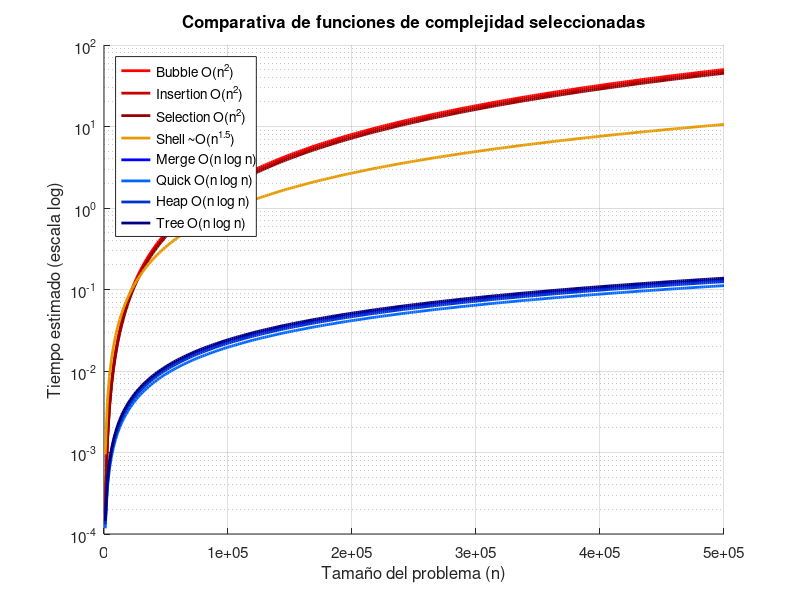

MATLAB code to generate this figure:
clear
clc
close all

% ================================
% Rango de n
% ================================
n = linspace(1000,500000,300);

% ================================
% MODELOS (SOLO TUS ALGORITMOS)
% ================================

% O(n^2)
bubble    = 2e-10 * n.^2;
insertion = 1.9e-10 * n.^2;
selection = 1.8e-10 * n.^2;

% Intermedio
shell = 3e-8 * n.^1.5;

% O(n log n)
merge = 2e-8 * n.*log(n);
quick = 1.7e-8 * n.*log(n);
heap  = 1.9e-8 * n.*log(n);
tree  = 2.1e-8 * n.*log(n);

% ================================
% GRAFICA
% ================================
figure
hold on

% 🔴 Cuadráticos
plot(n,bubble,'r','LineWidth',2)
plot(n,insertion,'Color',[0.8 0 0],'LineWidth',2)
plot(n,selection,'Color',[0.6 0 0],'LineWidth',2)

% 🟡 Intermedio
plot(n,shell,'Color',[0.9 0.6 0],'LineWidth',2)

% 🔵 n log n
plot(n,merge,'b','LineWidth',2)
plot(n,quick,'Color',[0 0.4 1],'LineWidth',2)
plot(n,heap,'Color',[0 0.2 0.8],'LineWidth',2)
plot(n,tree,'Color',[0 0 0.5],'LineWidth',2)

% 🔥 ESCALA LOG (MUY IMPORTANTE)
set(gca,'YScale','log')

% ================================
% FORMATO
% ================================
legend({'Bubble O(n^2)','Insertion O(n^2)','Selection O(n^2)',...
        'Shell ~O(n^{1.5})',...
        'Merge O(n log n)','Quick O(n log n)',...
        'Heap O(n log n)','Tree O(n log n)'},...
        'Location','northwest')

xlabel('Tamaño del problema (n)','FontSize',12)
ylabel('Tiempo estimado (escala log)','FontSize',12)

title('Comparativa de funciones de complejidad seleccionadas','FontSize',14)

grid on
set(gca,'FontSize',11)

hold off
